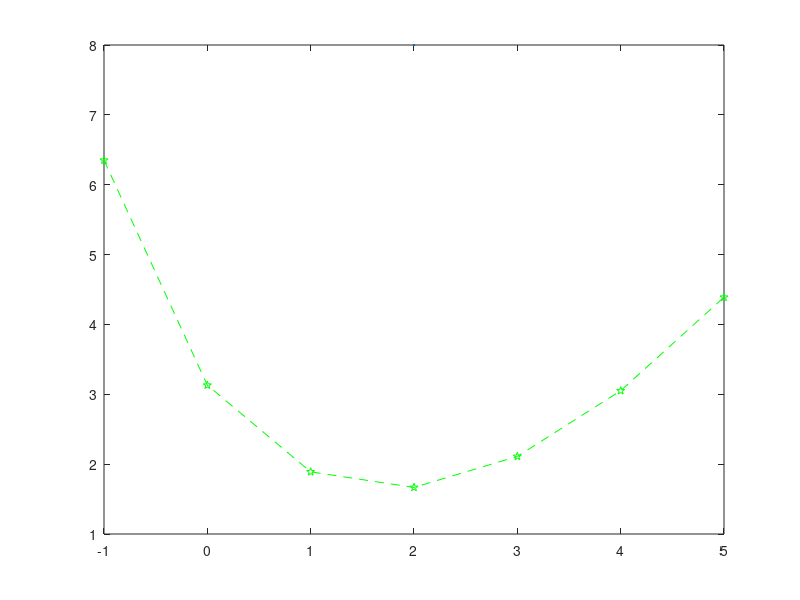

The MATLAB source for this figure:
% 2D plot of quadratic function :
%      (x^2-3*x+7)/(sqrt(2*x+5)); 

x = -1:5;
y = (x.^2-3*x+7)./sqrt(2*x+5);

plot(x,y,'--gp',LineWidth=2,MarkerSize=8);